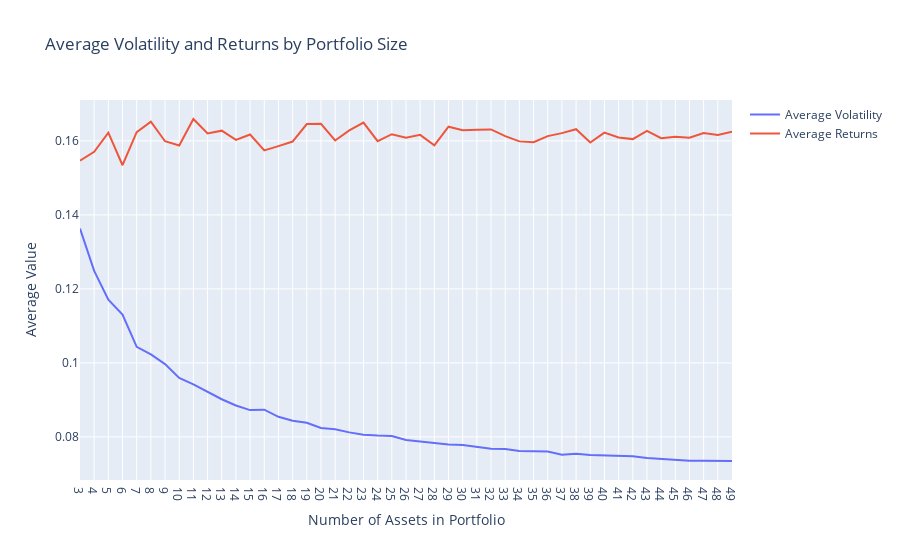

The notebook cell saved with this chart:
### Code cell
portfolio_sizes = [len(portfolio['tickers']) for portfolio in all_portfolios]
volatility = [np.sqrt(portfolio['variance']) for portfolio in all_portfolios]
returns = [portfolio['return'] for portfolio in all_portfolios]

volatility_by_size = defaultdict(list)
for size, vol, ret in zip(portfolio_sizes, volatility, returns):
    volatility_by_size[size].append((vol, ret))

average_volatility = {size: np.mean([v[0] for v in vols]) for size, vols in volatility_by_size.items()}
average_returns = {size: np.mean([v[1] for v in vols]) for size, vols in volatility_by_size.items()}

sorted_sizes = sorted(average_volatility.keys())
sorted_average_vols = [average_volatility[size] for size in sorted_sizes]
sorted_average_rets = [average_returns[size] for size in sorted_sizes]

fig = go.Figure()
fig.add_trace(go.Scatter(
    x=sorted_sizes,
    y=sorted_average_vols,
    mode='lines',
    name='Average Volatility'
))
fig.add_trace(go.Scatter(
    x=sorted_sizes,
    y=sorted_average_rets,
    mode='lines',
    name='Average Returns'
))

fig.update_layout(
    title='Average Volatility and Returns by Portfolio Size',
    xaxis_title='Number of Assets in Portfolio',
    yaxis_title='Average Value',
    xaxis=dict(type='category'),
)

fig.show()

### Figure 1 — Plotly figure (JSON) as saved in the notebook; plotly's stock layout.template omitted (floating-point values rounded to 4 significant figures)
{"data": [{"mode": "lines", "name": "Average Volatility", "type": "scatter", "x": [3, 4, 5, 6, 7, 8, 9, 10, 11, 12, 13, 14, 15, 16, 17, 18, 19, 20, 21, 22, 23, 24, 25, 26, 27, 28, 29, 30, 31, 32, 33, 34, 35, 36, 37, 38, 39, 40, 41, 42, 43, 44, 45, 46, 47, 48, 49], "y": [0.1363, 0.1249, 0.1171, 0.1131, 0.1044, 0.1023, 0.09969, 0.09596, 0.09421, 0.0921, 0.09018, 0.0885, 0.08726, 0.08737, 0.08544, 0.08437, 0.08384, 0.08242, 0.08209, 0.08123, 0.08058, 0.08038, 0.08027, 0.07917, 0.07882, 0.07837, 0.07794, 0.07781, 0.07741, 0.07682, 0.07673, 0.07619, 0.07616, 0.07607, 0.07518, 0.07544, 0.07514, 0.07503, 0.0749, 0.07475, 0.0743, 0.074, 0.07382, 0.07355, 0.07356, 0.0735, 0.0735]}, {"mode": "lines", "name": "Average Returns", "type": "scatter", "x": [3, 4, 5, 6, 7, 8, 9, 10, 11, 12, 13, 14, 15, 16, 17, 18, 19, 20, 21, 22, 23, 24, 25, 26, 27, 28, 29, 30, 31, 32, 33, 34, 35, 36, 37, 38, 39, 40, 41, 42, 43, 44, 45, 46, 47, 48, 49], "y": [0.1547, 0.1571, 0.1622, 0.1534, 0.1624, 0.1652, 0.1599, 0.1588, 0.1659, 0.162, 0.1628, 0.1603, 0.1617, 0.1574, 0.1586, 0.1598, 0.1645, 0.1646, 0.1601, 0.1628, 0.1649, 0.1599, 0.1618, 0.1608, 0.1616, 0.1588, 0.1638, 0.1629, 0.163, 0.1631, 0.1613, 0.1599, 0.1596, 0.1613, 0.1621, 0.1631, 0.1595, 0.1622, 0.1609, 0.1605, 0.1627, 0.1607, 0.1611, 0.1608, 0.1621, 0.1616, 0.1625]}], "layout": {"title": {"text": "Average Volatility and Returns by Portfolio Size"}, "xaxis": {"title": {"text": "Number of Assets in Portfolio"}, "type": "category"}, "yaxis": {"title": {"text": "Average Value"}}}}
